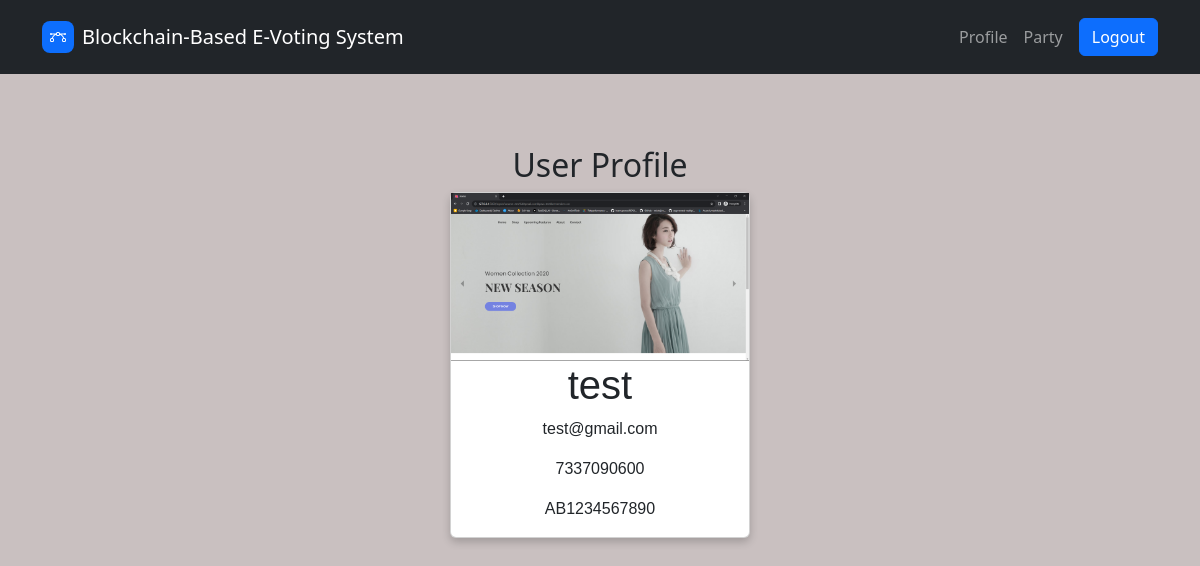
The page /userprofile/ (signed in) on the database its author committed.
### user/models.py (models this page shows)
class userregistermodel(models.Model):
    id = models.AutoField(primary_key=True)
    username = models.CharField(max_length=100)
    email = models.CharField(max_length=100)
    password = models.CharField(max_length=100)
    phone = models.CharField(max_length=100)
    profile_pic = models.FileField()
    voter_id = models.CharField(max_length=100)
    status = models.CharField(max_length=100)

### user/views.py (the view)
# urls.py: path('userprofile/', user_views.userprofile, name='userprofile'),
def userprofile(request):
    email = request.session['user_email']
    user = userregistermodel.objects.get(email=email)
    return render(request, "user/userhome.html", {'user': user})

### assets/templates/user/userhome.html (shortened to what this page needs)
{% extends 'user/userbase.html' %}
{% load static %}
{% block contents %}
<!DOCTYPE html>
<html>
<head>
<link rel="stylesheet" href="https://cdnjs.cloudflare.com/ajax/libs/font-awesome/4.7.0/css/font-awesome.min.css">
</head>
<body>
<br><br><br>
<h2 style="text-align:center">User Profile</h2>
<div class="card">
    <img src="{{ user.profile_pic }}" alt="{{ user.username }}" style="width:100%">
    <h1>{{ user.username }}</h1>
    <p>{{ user.email }}</p>
    <p>{{ user.phone }}</p>
    <p>{{ user.voter_id }}</p>
  </div>
</body>
</html>
{% endblock %}

### assets/templates/user/userhome.html (style rules this page uses)
.card { box-shadow: 0 4px 8px 0 rgba(0, 0, 0, 0.2); max-width: 300px; margin: auto; text-align: center; font-family: arial; }

### rows shown on the page
userregistermodel: username (picture), username "test", email "test@gmail.com", phone "7337090600", voter_id "AB1234567890"
